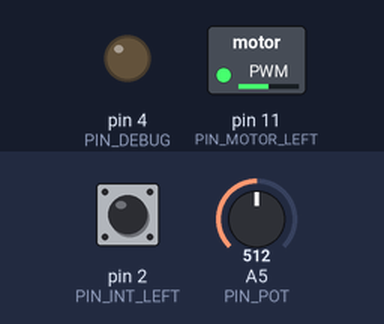
The sketch below on a simulated Arduino Uno, built with avr-gcc and run on an emulated ATmega328P. Shown: switched loads named in the sketch (green lamp = pin HIGH), output pins drawn as LEDs (lit = HIGH). The inputs (shaded band) are chosen by the test bench; at power-on: A5 (PIN_POT) = 512, pin 2 (PIN_INT_LEFT) LOW.

Above: at 1.2 s.
1.3 s: A5 (PIN_POT) set to 716
At 2.0 s:
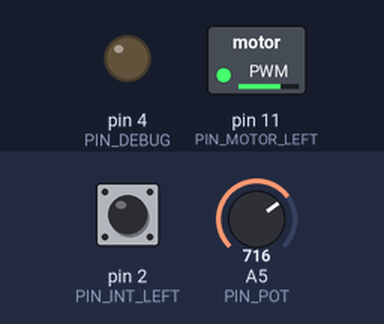
2.8 s: pin 2 (PIN_INT_LEFT) pulled HIGH for 0.15 s
At 2.87 s:
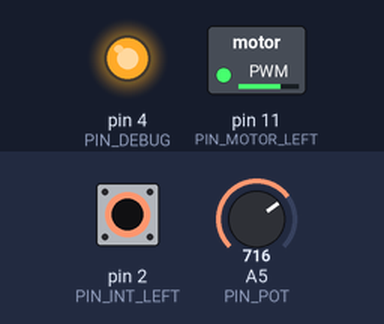
4.4 s: A5 (PIN_POT) set to 900
At 5.6 s:
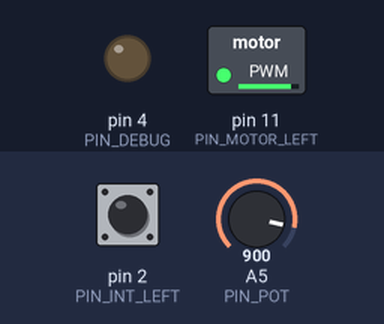
5.9 s: pin 2 (PIN_INT_LEFT) pulled HIGH for 1 s
At 6.7 s:
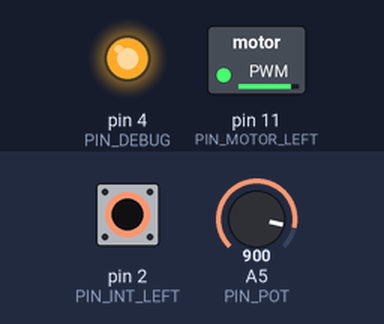
8.4 s: A5 (PIN_POT) set to 122
At 9.6 s:
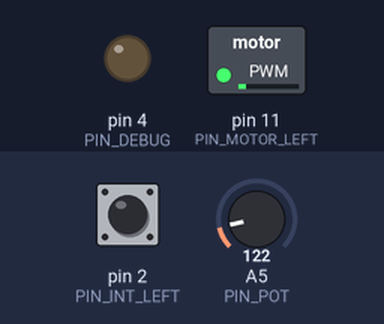
9.9 s: pin 2 (PIN_INT_LEFT) pulled HIGH for 0.15 s
At 9.97 s:
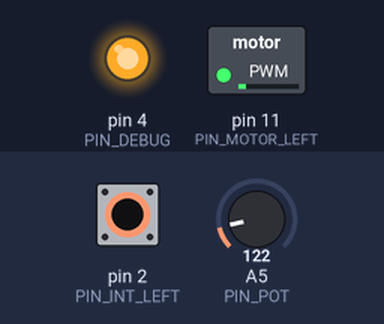
Timing chart, 0 to 12.5 s (numbered marks = the images above; inputs shaded):
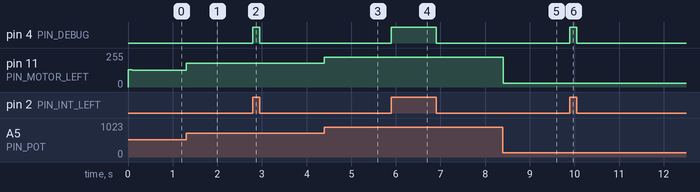

Measured:
- after the input at 1.3 s, pin 11 (PIN_MOTOR_LEFT): 127/255 → 177/255 at once
- after the input at 2.8 s, pin 4 (PIN_DEBUG): LOW → HIGH at once, → LOW 0.15 s later
- after the input at 4.4 s, pin 11 (PIN_MOTOR_LEFT): 177/255 → 223/255 at once
- after the input at 5.9 s, pin 4 (PIN_DEBUG): LOW → HIGH at once, → LOW 1.0 s later
- after the input at 8.4 s, pin 11 (PIN_MOTOR_LEFT): 223/255 → 30/255 at once
- after the input at 9.9 s, pin 4 (PIN_DEBUG): LOW → HIGH at once, → LOW 0.15 s later

The sketch:

IrReflector.ino
```cpp
#define PIN_INT_LEFT 2
#define PIN_MOTOR_LEFT 11
#define PIN_POT A5
#define PIN_DEBUG 4

long pot_read = 0;
long pot_interval = 100;

volatile byte state = LOW;


void setup()
{
  Serial.begin(57600);
  pinMode(PIN_INT_LEFT, INPUT );
  pinMode(PIN_MOTOR_LEFT, OUTPUT);
  pinMode(PIN_DEBUG, OUTPUT);
  attachInterrupt(0, blink, CHANGE);

  state = digitalRead(PIN_INT_LEFT);

  analogWrite(PIN_MOTOR_LEFT, 128);

}


void loop()
{

  unsigned long now = millis();
  if (now - pot_read >= pot_interval) {
    pot_read = now;
    int pot_val = analogRead(PIN_POT);
    byte pwm_motor_left = map(pot_val, 0, 1023, 0, 254);
    analogWrite(PIN_MOTOR_LEFT, pwm_motor_left);
  }

}

void blink()
{
  // check the value again - since it takes some time to
  // activate the interrupt routine, we get a clear signal.
  state = digitalRead(PIN_INT_LEFT);
  digitalWrite(PIN_DEBUG, state);
}
```
